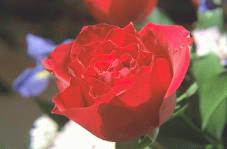
//> input picture jpeg-6b/testimg.bmp, 227 x 149 px
$ ./Source ../../jpeg-6b/testimg.bmp   (built with g++ and OpenCV 4)
//> lines starting //> are read from the running program, lines starting //| are printed output that depends on the picture
### blur_wiener/blur_wiener/MathTools.h
#pragma once

#include "opencv2/core/core.hpp"

class MathTools
{
public:
	MathTools();
	~MathTools();

	static void wienerFilter(cv::Mat& inputFrame, cv::Mat& blurKernel, double k, cv::Mat& outputFrame);
};

### blur_wiener/blur_wiener/Degrader.h
#pragma once

#include <opencv2\core\core.hpp>

using namespace cv;
class Degrader
{
public:
	virtual void process(Mat& src, Mat& dst) = 0;
};

### blur_wiener/blur_wiener/GaussianDegrader.h
#pragma once
#include "degrader.h"
class GaussianDegrader :
	public Degrader
{
public:
	GaussianDegrader(void);
	GaussianDegrader(double sigma);
	~GaussianDegrader(void);
	void process(Mat& src, Mat& dst) override;

	Mat kernel;
private:
	void degradeImage(Mat& src, Mat& result, Mat& blurKernel);
};

### blur_wiener/blur_wiener/MathTools.cpp
#include "MathTools.h"

#include "opencv2/imgproc/imgproc.hpp"
#include "opencv2/highgui/highgui.hpp"

MathTools::MathTools()
{
}


MathTools::~MathTools()
{
}

void MathTools::wienerFilter(cv::Mat& inputFrame, cv::Mat& blurKernel, double k, cv::Mat& outputFrame)
{
	cv::Mat padded;                            //expand input image to optimal size
	int m = cv::getOptimalDFTSize(inputFrame.rows);
	int n = cv::getOptimalDFTSize(inputFrame.cols); // on the border add zero values
	cv::copyMakeBorder(inputFrame, padded, 0, m - inputFrame.rows, 0, n - inputFrame.cols, cv::BORDER_CONSTANT, cv::Scalar::all(0));

	cv::Mat planes[] = { cv::Mat_<float>(padded), cv::Mat::zeros(padded.size(), CV_32F) };
	cv::Mat complexI;
	merge(planes, 2, complexI);         // Add to the expanded another plane with zeros

	cv::dft(complexI, complexI);

	cv::Mat paddedKernel;

	cv::copyMakeBorder(blurKernel, paddedKernel, 0, m - blurKernel.rows, 0, n - blurKernel.cols, cv::BORDER_CONSTANT, cv::Scalar::all(0));

	cv::Mat kernelImg;
	cv::Mat kernelScaled;
	normalize(paddedKernel, kernelScaled, 0, 255, CV_MINMAX);

	kernelScaled.convertTo(kernelImg, CV_8UC1);
	cv::imwrite("kernel2.bmp", kernelImg);

	cv::Mat kernelPlanes[] = { cv::Mat_<float>(paddedKernel), cv::Mat::zeros(paddedKernel.size(), CV_32F) };
	cv::Mat complexKernelI;
	merge(kernelPlanes, 2, complexKernelI);         // Add to the expanded another plane with zeros

	cv::dft(complexKernelI, complexKernelI);

	std::vector<cv::Mat> complexKernelPlanes;
	cv::split(complexKernelI, complexKernelPlanes);

	cv::pow(complexKernelPlanes[0], 2.0, complexKernelPlanes[0]);
	cv::pow(complexKernelPlanes[1], 2.0, complexKernelPlanes[1]);
	cv::Mat complexKernelAbsSq;
	cv::add(complexKernelPlanes[0], complexKernelPlanes[1], complexKernelAbsSq);

	cv::add(complexKernelAbsSq, cv::Scalar(k), complexKernelAbsSq);

	cv::Mat numerator;
	bool conjB = true;
	cv::mulSpectrums(complexI, complexKernelI, numerator, 0, conjB);

	std::vector<cv::Mat> numeratorPlanes;
	cv::split(numerator, numeratorPlanes);

	cv::divide(numeratorPlanes[0], complexKernelAbsSq, numeratorPlanes[0]);
	cv::divide(numeratorPlanes[1], complexKernelAbsSq, numeratorPlanes[1]);

	cv::Mat complexResult;
	cv::merge(numeratorPlanes, complexResult);
	cv::dft(complexResult, complexResult, cv::DFT_INVERSE);

	std::vector<cv::Mat> outputFloats;
	cv::split(complexResult, outputFloats);


	cv::Mat outputDiv;
	normalize(outputFloats[0], outputDiv, 0, 255, CV_MINMAX);

	cv::Mat outputFrame1;
	outputDiv.convertTo(outputFrame1, CV_8UC1);
	int shiftX = (blurKernel.cols-1)/2;
	int shiftY = (blurKernel.rows-1)/2;
	outputFrame.create(outputFrame1.rows, outputFrame1.cols, CV_8UC1);
	outputFrame1(cv::Rect(0, 0, outputFrame.rows - shiftY, outputFrame.cols - shiftX))
		.copyTo(outputFrame(cv::Rect(shiftX, shiftY, outputFrame1.cols - shiftX, outputFrame1.rows - shiftY)));
	outputFrame1(cv::Rect(0, outputFrame1.rows - shiftY, outputFrame.cols - shiftX, shiftY))
		.copyTo(outputFrame(cv::Rect(shiftX, 0, outputFrame1.cols - shiftX, shiftY)));
	outputFrame1(cv::Rect(outputFrame.cols - shiftX, 0, shiftX, outputFrame1.rows - shiftY))
		.copyTo(outputFrame(cv::Rect(0, shiftY, shiftX, outputFrame1.rows - shiftY)));
	outputFrame1(cv::Rect(outputFrame.cols - shiftX, outputFrame1.rows - shiftY, shiftX, shiftY))
		.copyTo(outputFrame(cv::Rect(0, 0, shiftX, shiftY)));

}

### blur_wiener/blur_wiener/GaussianDegrader.cpp
#include "GaussianDegrader.h"
#include "opencv2/imgproc/imgproc.hpp"


GaussianDegrader::GaussianDegrader(void)
{
}


GaussianDegrader::~GaussianDegrader(void)
{
}


GaussianDegrader::GaussianDegrader(double sigma)
{
	int ksize = 6 * sigma;
	if (ksize %2 == 0)
	{
		ksize++;
	}
	Mat l_kernel(ksize, ksize, CV_32F);//getGaussianKernel(i*6+1, i);
	double center = (double) ksize / 2.0 - 0.5;
	for (int rowInd = 0; rowInd < l_kernel.rows; rowInd++)
	{
		for (int colInd = 0; colInd < l_kernel.cols; colInd++)
		{
			double sx = rowInd - center;
			double sy = colInd - center;
			l_kernel.at<float>(rowInd, colInd) = pow(2.7181, (-sx*sx - sy*sy) / 2 / sigma / sigma);
		}
	}
	Scalar chSum = sum(l_kernel);
	double kSum = chSum[0];
	//std::cout << kSum << std::endl;
	l_kernel = l_kernel / kSum;

	kernel = l_kernel;
}

void GaussianDegrader::degradeImage(Mat& src, Mat& result, Mat& blurKernel)
{
	filter2D(src, result, CV_8U, blurKernel);
}

void GaussianDegrader::process(Mat& src, Mat& dst)
{
	degradeImage(src, dst, kernel);
}

### blur_wiener/blur_wiener/Source.cpp
// [36 lines of commented-out code are left out]
#include "opencv2/imgproc/imgproc.hpp"
#include "opencv2/highgui/highgui.hpp"
#include <iostream>

#include "GaussianDegrader.h"
#include "MathTools.h"


using namespace std;
using namespace cv;


void testWiener(char** argv)
{
	int const MAX_KERNEL_LENGTH = 31;
	char buffer[MAX_KERNEL_LENGTH];

	Mat src; Mat dst;

	string output_location;

	/// Load the source image
	int isColor = 0;
	src = imread(argv[1], isColor); // Read the file
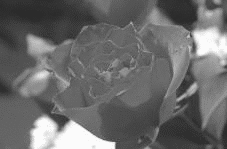
//> src: 149 rows x 227 cols, CV_8UC1; min 43, max 251, mean 106.2

	dst = src.clone();

	/// Applying Gaussian blur
	GaussianDegrader degrader(3);
	degrader.process(src, dst);
//> in degradeImage, `filter2D(src, result, CV_8U, blurKernel);`:
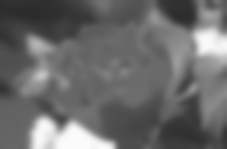
//> result: 149 rows x 227 cols, CV_8UC1; min 43, max 251, mean 106.2

	imwrite("blur.bmp", dst);

	cv::Mat kernelImg;
	cv::Mat kernelScaled;
	normalize(degrader.kernel, kernelScaled, 0, 255, CV_MINMAX);

	kernelScaled.convertTo(kernelImg, CV_8UC1);
	imwrite("kernel.bmp", kernelImg);
	double k = 0.01;
	Mat deblur;
	MathTools::wienerFilter(dst, degrader.kernel, k, deblur);
//> in wienerFilter, `cv::copyMakeBorder(inputFrame, padded, 0, m - inputFrame.rows, 0, n - ..`:
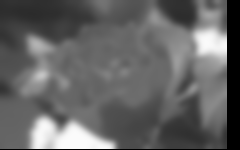
//> padded: 150 rows x 240 cols, CV_8UC1; min 0, max 251, mean 99.8
//> in wienerFilter, `cv::Mat planes[] = { cv::Mat_<float>(padded), cv::Mat::zeros(padded.si..`: planes[1]: 150 rows x 240 cols, CV_32FC1; every value is 0
//> in wienerFilter, `cv::split(numerator, numeratorPlanes);`:
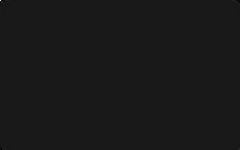
//> numeratorPlanes[0]: 150 rows x 240 cols, CV_32FC1; min -391947.1, max 3593028, mean 46.5; drawn with min black and max white
//> in wienerFilter, `cv::split(numerator, numeratorPlanes);`:
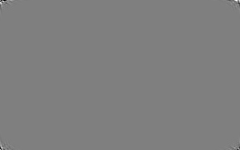
//> numeratorPlanes[1]: 150 rows x 240 cols, CV_32FC1; min -247697.5, max 247697.5, mean 0; drawn with min black and max white
//> in wienerFilter, `cv::split(complexResult, outputFloats);`:
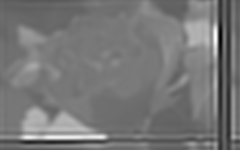
//> outputFloats[0]: 150 rows x 240 cols, CV_32FC1; min -7709283, max 16406414, mean 3557453.5; drawn with min black and max white
//> in wienerFilter, `cv::split(complexResult, outputFloats);`:
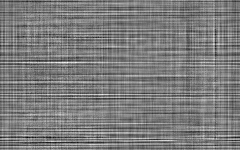
//> outputFloats[1]: 150 rows x 240 cols, CV_32FC1; min -2.88, max 3.01, mean 8.48e-10; drawn with min black and max white
	std::cout << deblur.type() << " " << CV_8UC1 << std::endl;
	imwrite("deblur.bmp", deblur);
}

/**
 * function main
 */
 int main( int argc, char** argv )
 {

//> (the run ends here: the program stops with an error, at `outputFrame1(cv::Rect(0, 0, outputFrame.rows - shiftY, outputFrame.col..`)
